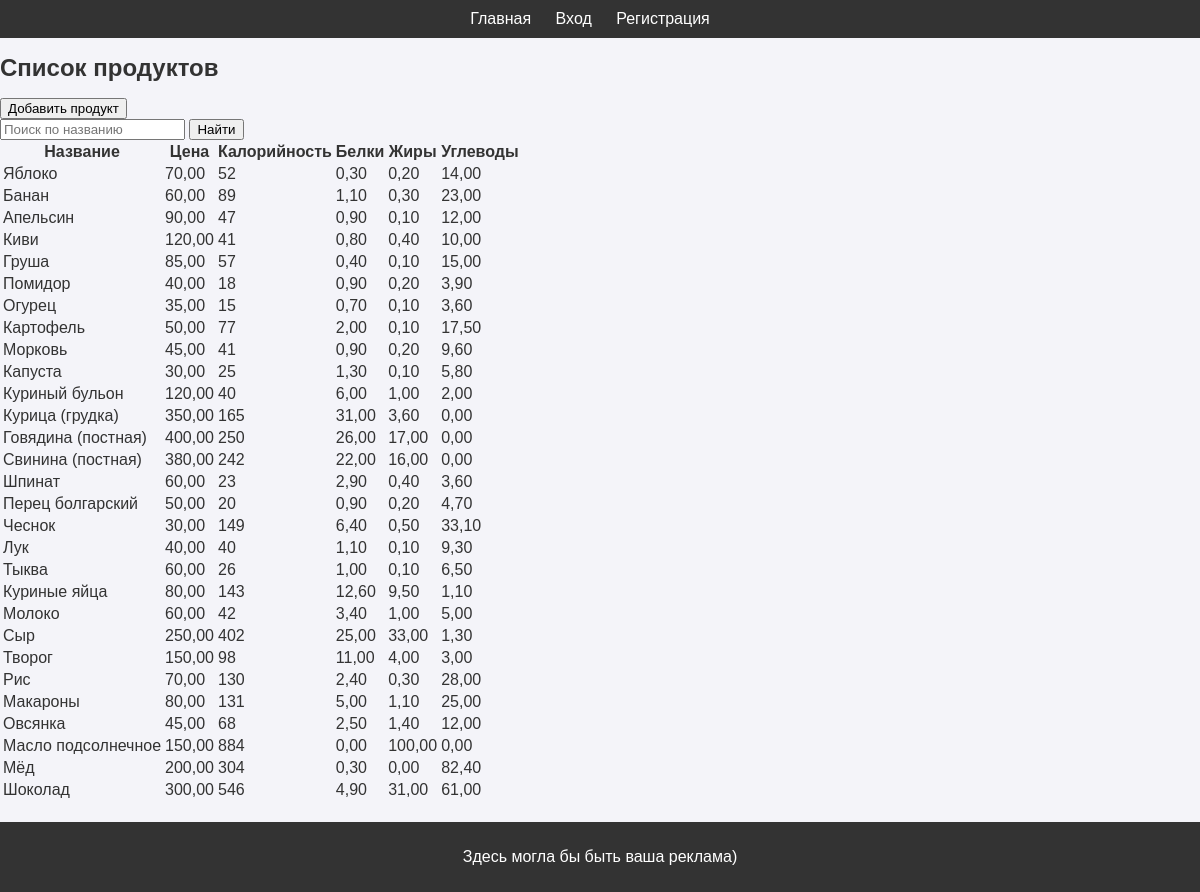
The app's page /app/products/, older data.
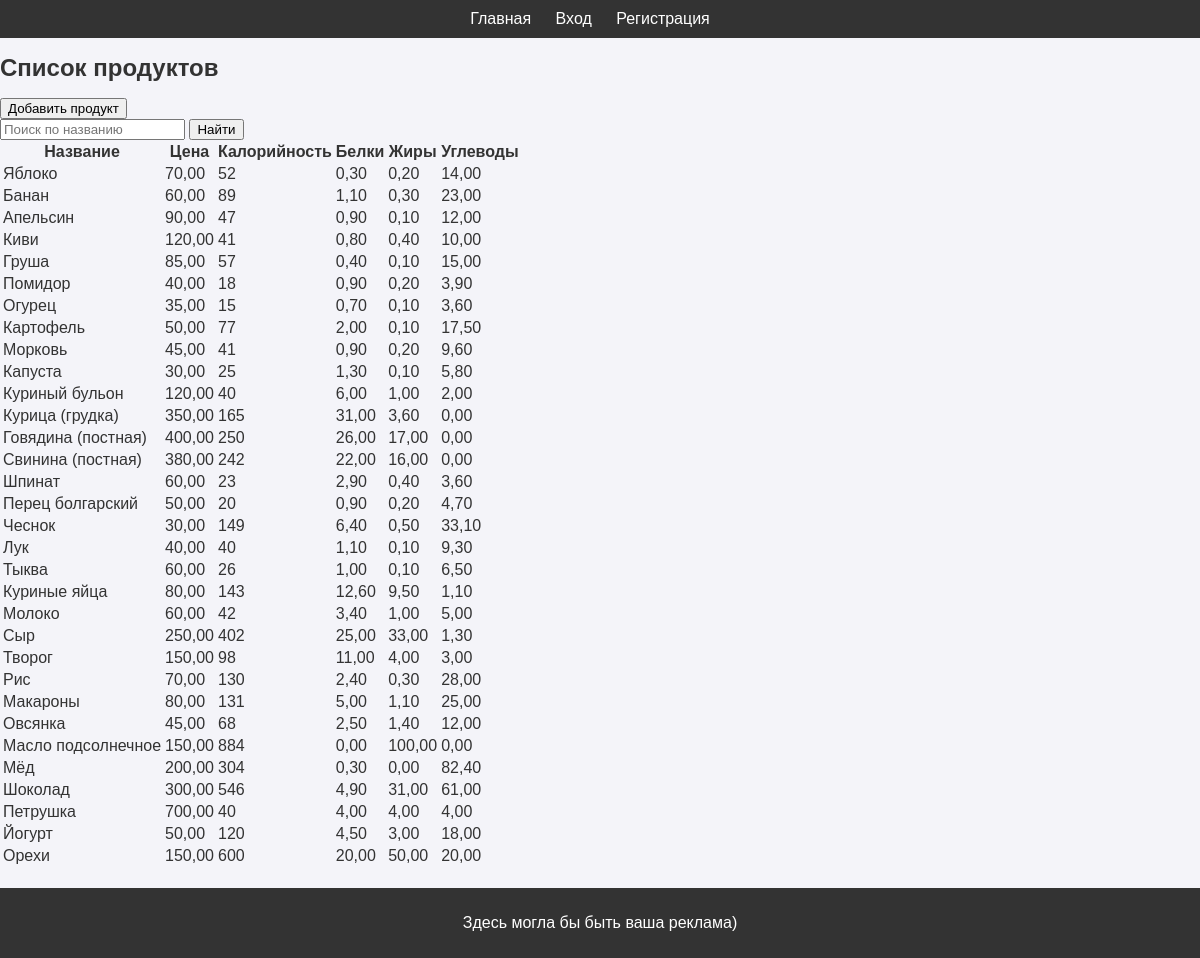
The same page, newer data.
### app/models.py (models this page shows, shortened)
class Product(models.Model):
    name = models.CharField(max_length=50)
    price = models.DecimalField(max_digits=10, decimal_places=2)
    calories = models.IntegerField()
    proteins = models.DecimalField(max_digits=5, decimal_places=2)
    fats = models.DecimalField(max_digits=5, decimal_places=2)
    carbohydrates = models.DecimalField(max_digits=5, decimal_places=2)

### app/views.py (the view)
# urls.py: path('products/', views.product_list, name='products'),
def product_list(request):
    query = request.GET.get('search', '').strip()
    products = Product.objects.all()
    if query:
        products = products.filter(name__icontains=query)
    return render(request, 'app/products.html', {'products': products, 'search_query': query})

### app/templates/app/products.html (shortened to what this page needs)
{% extends 'main/base.html' %}
{% block content %}
    <h1>Список продуктов</h1>
    <a href="{% url 'add_product' %}">
        <button>Добавить продукт</button>
    </a>
    <form method="GET" action="{% url 'products' %}">
        <input type="text" name="search" value="{{ search_query }}" placeholder="Поиск по названию">
        <button type="submit">Найти</button>
    </form>
    <table>
        <thead>
            <tr>
                <th>Название</th>
                <th>Цена</th>
                <th>Калорийность</th>
                <th>Белки</th>
                <th>Жиры</th>
                <th>Углеводы</th>
            </tr>
        </thead>
        <tbody>
            {% for product in products %}
            <tr>
                <td>{{ product.name }}</td>
                <td>{{ product.price }}</td>
                <td>{{ product.calories }}</td>
                <td>{{ product.proteins }}</td>
                <td>{{ product.fats }}</td>
                <td>{{ product.carbohydrates }}</td>
            </tr>
            {% endfor %}
        </tbody>
    </table>
{% endblock %}

### main/templates/main/base.html (shortened to what this page needs)
<!DOCTYPE html>
<html lang="ru">
<head>
     {% load static %}
    <link rel="stylesheet" href="{% static 'css/style.css' %}">
</head>
<body>
    <header>
        <nav>
            <ul>
                <li><a href="{% url 'index' %}">Главная</a></li>
                {% if user.is_authenticated %}
                    <li><a href="{% url 'logout' %}">Выход ({{ user.username }})</a></li>
                    <li><a href="{% url 'add_recipe' %}">Добавить блюдо</a></li>
                    <li><a href="{% url 'products' %}">Продукты</a></li>
                {% else %}
                    <li><a href="{% url 'login' %}">Вход</a></li>
                    <li><a href="{% url 'register' %}">Регистрация</a></li>
                {% endif %}
            </ul>
        </nav>
    </header>
    <main>
        {% block content %}{% endblock %}
    </main>
    <footer>
        <p>Здесь могла бы быть ваша реклама)</p>
    </footer>
</body>
</html>

### static/css/style.css (style rules this page uses)
body { font-family: Arial, sans-serif; margin: 0; padding: 0; background-color: #f4f4f9; color: #333; }
header { background-color: #333; color: white; padding: 10px 0; text-align: center; }
nav ul { list-style-type: none; margin: 0; padding: 0; }
nav ul li { display: inline; margin-right: 20px; }
nav ul li a { color: white; text-decoration: none; font-size: 16px; }
h1, h2 { font-size: 24px; }
footer { text-align: center; padding: 10px; background-color: #333; color: white; margin-top: 20px; }

Row changes from the older to the newer data that the page shows:
added Product: name "Петрушка", price "700,00", calories "40", proteins "4,00", fats "4,00", carbohydrates "4,00"
added Product: name "Йогурт", price "50,00", calories "120", proteins "4,50", fats "3,00", carbohydrates "18,00"
added Product: name "Орехи", price "150,00", calories "600", proteins "20,00", fats "50,00", carbohydrates "20,00"
